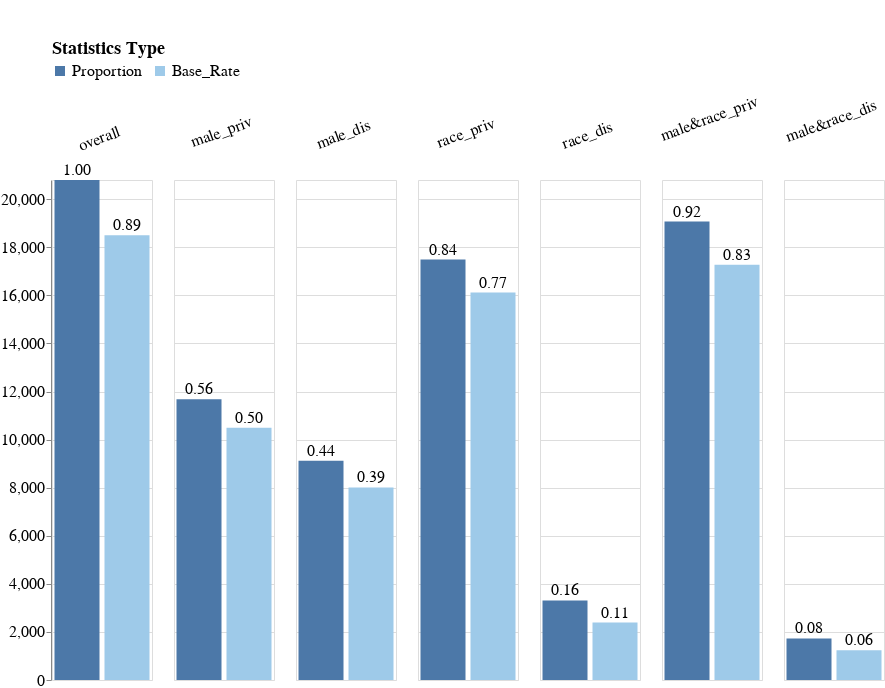

Source (notebook cell):
### Markdown cell above
## Check proportions and base rates

### Code cell
create_dataset_stats_bar_chart(data_loader.X_data, data_loader.y_data, sensitive_attributes_dct)

### Figure 1 — Vega-Lite specification as saved in the notebook (floating-point values rounded to 4 significant figures)
{"config": {"view": {"continuousWidth": 400, "continuousHeight": 300}, "axis": {"labelFontSize": 16, "titleFontSize": 18}, "headerColumn": {"labelFontSize": 16, "titleFontSize": 18}, "padding": {"top": 40}}, "data": {"name": "data-70382a24402d98a459f2117fb16d1824"}, "facet": {"column": {"field": "Subgroup", "header": {"labelAlign": "center", "labelAnchor": "middle", "labelAngle": -20, "labelPadding": -15}, "sort": ["overall", "male_priv", "male_dis", "race_priv", "race_dis", "male&race_priv", "male&race_dis"], "title": "", "type": "nominal"}}, "spec": {"layer": [{"mark": "bar", "encoding": {"color": {"field": "Statistics_Type", "legend": {"direction": "horizontal", "labelFontSize": 16, "legendX": 0, "legendY": -140, "orient": "none", "title": "Statistics Type", "titleFontSize": 18}, "scale": {"scheme": "tableau20"}, "sort": ["Proportion", "Base_Rate"], "type": "nominal"}, "x": {"axis": null, "field": "Statistics_Type", "sort": ["Proportion", "Base_Rate"], "type": "nominal"}, "y": {"axis": {"grid": true}, "field": "Num_Rows", "scale": {"domain": [0, 20800.0]}, "title": "", "type": "quantitative"}}}, {"mark": {"type": "text", "baseline": "middle", "dy": -10, "fontSize": 16}, "encoding": {"color": {"value": "black"}, "text": {"field": "Percentage", "format": ",.2f", "type": "quantitative"}, "x": {"axis": null, "field": "Statistics_Type", "sort": ["Proportion", "Base_Rate"], "type": "nominal"}, "y": {"axis": {"grid": true}, "field": "Num_Rows", "scale": {"domain": [0, 20800.0]}, "title": "", "type": "quantitative"}}}], "height": 500, "width": 100}, "$schema": "https://vega.github.io/schema/vega-lite/v4.17.0.json", "datasets": {"data-70382a24402d98a459f2117fb16d1824": [{"Subgroup": "overall", "Percentage": 1.0, "Num_Rows": 20798, "Statistics_Type": "Proportion"}, {"Subgroup": "overall", "Percentage": 0.8897, "Num_Rows": 18505, "Statistics_Type": "Base_Rate"}, {"Subgroup": "male_priv", "Percentage": 0.5614, "Num_Rows": 11675, "Statistics_Type": "Proportion"}, {"Subgroup": "male_priv", "Percentage": 0.5047, "Num_Rows": 10496, "Statistics_Type": "Base_Rate"}, {"Subgroup": "male_dis", "Percentage": 0.4386, "Num_Rows": 9123, "Statistics_Type": "Proportion"}, {"Subgroup": "male_dis", "Percentage": 0.3851, "Num_Rows": 8009, "Statistics_Type": "Base_Rate"}, {"Subgroup": "race_priv", "Percentage": 0.841, "Num_Rows": 17491, "Statistics_Type": "Proportion"}, {"Subgroup": "race_priv", "Percentage": 0.7748, "Num_Rows": 16114, "Statistics_Type": "Base_Rate"}, {"Subgroup": "race_dis", "Percentage": 0.159, "Num_Rows": 3307, "Statistics_Type": "Proportion"}, {"Subgroup": "race_dis", "Percentage": 0.115, "Num_Rows": 2391, "Statistics_Type": "Base_Rate"}, {"Subgroup": "male&race_priv", "Percentage": 0.9168, "Num_Rows": 19068, "Statistics_Type": "Proportion"}, {"Subgroup": "male&race_priv", "Percentage": 0.8305, "Num_Rows": 17272, "Statistics_Type": "Base_Rate"}, {"Subgroup": "male&race_dis", "Percentage": 0.08318, "Num_Rows": 1730, "Statistics_Type": "Proportion"}, {"Subgroup": "male&race_dis", "Percentage": 0.05928, "Num_Rows": 1233, "Statistics_Type": "Base_Rate"}]}}
